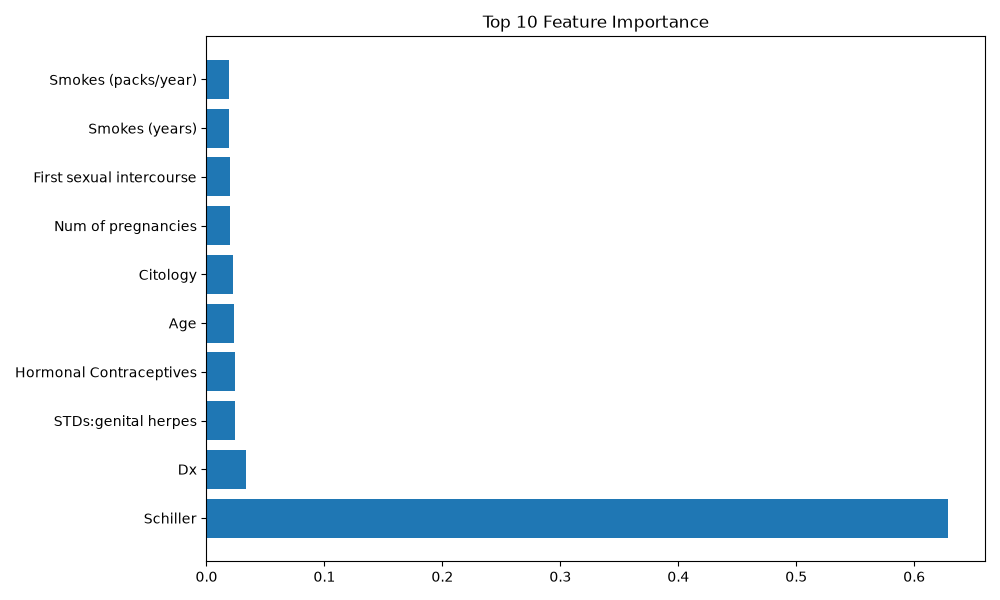

The script that saved this image:
import pandas as pd
import numpy as np
import matplotlib.pyplot as plt

from xgboost import XGBClassifier

# Load Dataset
df = pd.read_csv("Data/risk_factors_cervical_cancer.csv")

df.replace("?", np.nan, inplace=True)

df.drop(
    columns=[
        "STDs: Time since first diagnosis",
        "STDs: Time since last diagnosis"
    ],
    inplace=True
)

for col in df.columns:
    df[col] = pd.to_numeric(df[col], errors="coerce")

df.fillna(df.mean(), inplace=True)

X = df.drop("Biopsy", axis=1)
y = df["Biopsy"]

model = XGBClassifier(
    n_estimators=100,
    learning_rate=0.1,
    max_depth=6,
    random_state=42,
    eval_metric="logloss"
)

model.fit(X, y)

importance = model.feature_importances_

feature_importance = pd.DataFrame({
    "Feature": X.columns,
    "Importance": importance
})

feature_importance = feature_importance.sort_values(
    by="Importance",
    ascending=False
)

print(feature_importance.head(10))

plt.figure(figsize=(10,6))

plt.barh(
    feature_importance["Feature"][:10],
    feature_importance["Importance"][:10]
)

plt.title("Top 10 Feature Importance")
plt.tight_layout()

plt.savefig("feature_importance.png")

plt.show()
